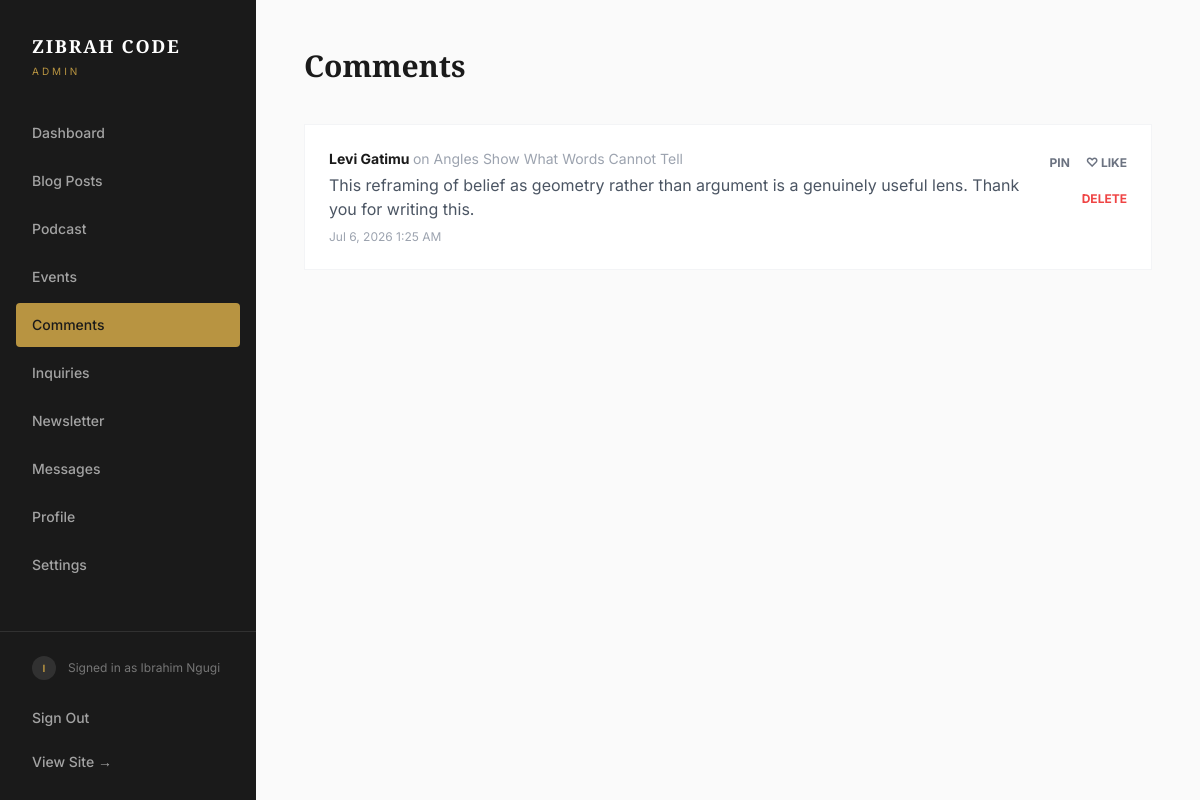
Screenshot of /admin/comments/index.php (signed in) with the database file from the repository.
### tables this page shows
CREATE TABLE `comments` (
  `id` int(10) unsigned NOT NULL AUTO_INCREMENT,
  `commentable_type` enum('post','episode') NOT NULL,
  `commentable_id` int(10) unsigned NOT NULL,
  `user_id` int(10) unsigned NOT NULL,
  `body` text NOT NULL,
  `status` enum('visible','deleted') DEFAULT 'visible',
  `created_at` datetime DEFAULT current_timestamp(),
  `is_pinned` tinyint(1) NOT NULL DEFAULT 0,
  `is_liked_by_admin` tinyint(1) NOT NULL DEFAULT 0,
  PRIMARY KEY (`id`),
  KEY `idx_commentable` (`commentable_type`,`commentable_id`,`status`),
  KEY `idx_user` (`user_id`),
  CONSTRAINT `comments_ibfk_1` FOREIGN KEY (`user_id`) REFERENCES `users` (`id`) ON DELETE CASCADE
);

CREATE TABLE `users` (
  `id` int(10) unsigned NOT NULL AUTO_INCREMENT,
  `name` varchar(100) NOT NULL,
  `email` varchar(255) NOT NULL,
  `password_hash` varchar(255) NOT NULL,
  `avatar_path` varchar(255) DEFAULT NULL,
  `newsletter_opt_in` tinyint(1) DEFAULT 1,
  `status` enum('active','suspended') DEFAULT 'active',
  `created_at` datetime DEFAULT current_timestamp(),
  `updated_at` datetime DEFAULT NULL,
  PRIMARY KEY (`id`),
  UNIQUE KEY `email` (`email`)
);

### includes/functions.php (called while the page is built, shortened)
<?php
function e(string $value): string
{
    return htmlspecialchars($value, ENT_QUOTES, 'UTF-8');
}

### includes/db.php (called while the page is built, shortened)
<?php
function getDb(): PDO
{
    static $pdo = null;
    if ($pdo !== null) {
        return $pdo;
    }
    $options = [
        PDO::ATTR_ERRMODE => PDO::ERRMODE_EXCEPTION,
        PDO::ATTR_DEFAULT_FETCH_MODE => PDO::FETCH_ASSOC,
    ];
    try {
        $pdo = new PDO('mysql:host=' . DB_HOST . ';dbname=' . DB_NAME . ';charset=utf8mb4', DB_USER, DB_PASS, $options);
    } catch (PDOException $e) {
        $server = new PDO('mysql:host=' . DB_HOST . ';charset=utf8mb4', DB_USER, DB_PASS, [PDO::ATTR_ERRMODE => PDO::ERRMODE_EXCEPTION]);
        try {
            $server->exec('CREATE DATABASE IF NOT EXISTS `' . DB_NAME . '` CHARACTER SET utf8mb4 COLLATE utf8mb4_unicode_ci');
        } catch (PDOException $createException) {
            throw new RuntimeException(
                'Could not connect to database "' . DB_NAME . '" and could not create it either ' .
                '(insufficient privileges). On shared hosting, create the database "' . DB_NAME . '" ' .
                'manually via your host\'s control panel (e.g. cPanel > MySQL Databases), then reload.',
                0,
                $createException
            );
        }
        $pdo = new PDO('mysql:host=' . DB_HOST . ';dbname=' . DB_NAME . ';charset=utf8mb4', DB_USER, DB_PASS, $options);
    }
    return $pdo;
}

### includes/auth.php (called while the page is built, shortened)
<?php
function currentAdmin(): ?array
{
    static $cache = null;
    if ($cache !== null) {
        return $cache ?: null;
    }
    $stmt = getDb()->prepare('SELECT id, username, email, display_name, avatar_path FROM admin_users WHERE id = ?');
    $stmt->execute([$_SESSION['admin_id']]);
    $admin = $stmt->fetch();
    $cache = $admin ?: false;
    return $cache ?: null;
}
function requireAdmin(): void
{
    if (!currentAdmin()) {
        redirectTo('/admin/login.php');
    }
}

### admin/includes/admin-auth-check.php (called while the page is built, shortened)
<?php
requireAdmin();

### admin/comments/index.php (the view, shortened to what this page needs)
<?php
require_once __DIR__ . '/../includes/admin-auth-check.php';
$comments = getDb()->query(
    'SELECT c.id, c.body, c.commentable_type, c.commentable_id, c.created_at, c.is_pinned, c.is_liked_by_admin, u.name AS user_name,
        COALESCE(p.title, e.title) AS content_title
     FROM comments c
     JOIN users u ON u.id = c.user_id
     LEFT JOIN posts p ON p.id = c.commentable_id AND c.commentable_type = "post"
     LEFT JOIN podcast_episodes e ON e.id = c.commentable_id AND c.commentable_type = "episode"
     WHERE c.status = "visible"
     ORDER BY c.is_pinned DESC, c.created_at DESC'
)->fetchAll();
$activeAdminNav = 'comments';
require __DIR__ . '/../includes/admin-header.php';
?>
<h1 class="font-display font-black text-3xl text-brand-black mb-10">Comments</h1>
<div class="bg-white border border-gray-100 divide-y divide-gray-100">
    <?php foreach ($comments as $comment): ?>
        <div class="p-6 flex justify-between items-start gap-6 <?php echo $comment['is_pinned'] ? 'bg-brand-gold/5' : ''; ?>">
            <div>
                <div class="flex flex-wrap items-center gap-2 mb-1">
                    <p class="text-sm font-bold text-brand-black">
                        <?php echo e($comment['user_name']); ?>
                        <span class="font-normal text-gray-400">on <?php echo e($comment['content_title'] ?: $comment['commentable_type'] . ' #' . $comment['commentable_id']); ?></span>
                    </p>
                </div>
                <p class="text-gray-600 mt-1"><?php echo e($comment['body']); ?></p>
                <p class="text-xs text-gray-400 mt-2"><?php echo date('M j, Y g:i A', strtotime($comment['created_at'])); ?></p>
            </div>
            <div class="flex flex-col items-end gap-3 flex-shrink-0">
                <div class="flex gap-4">
                    <form action="/admin/comments/toggle-pin" method="POST">
                        <button type="submit" class="text-xs font-bold uppercase text-gray-500 hover:text-brand-black"><?php echo $comment['is_pinned'] ? 'Unpin' : 'Pin'; ?></button>
                    </form>
                    <form action="/admin/comments/toggle-like" method="POST">
                        <button type="submit" class="text-xs font-bold uppercase <?php echo $comment['is_liked_by_admin'] ? 'text-red-500 hover:text-red-700' : 'text-gray-500 hover:text-brand-black'; ?>"><?php echo $comment['is_liked_by_admin'] ? '&hearts; Liked' : '&#9825; Like'; ?></button>
                    </form>
                </div>
                <form action="/admin/comments/delete" method="POST" onsubmit="return confirm('Delete this comment?');">
                    <button type="submit" class="text-xs font-bold uppercase text-red-500 hover:text-red-700">Delete</button>
                </form>
            </div>
        </div>
    <?php endforeach; ?>
</div>
<?php require __DIR__ . '/../includes/admin-footer.php'; ?>

### admin/includes/admin-header.php (shortened to what this page needs)
<?php
$activeAdminNav = $activeAdminNav ?? '';
$admin = currentAdmin();
$adminNavItems = [
    ['key' => 'dashboard', 'label' => 'Dashboard', 'href' => '/admin/index.php'],
    ['key' => 'posts', 'label' => 'Blog Posts', 'href' => '/admin/posts/index.php'],
    ['key' => 'podcast', 'label' => 'Podcast', 'href' => '/admin/podcast/index.php'],
    ['key' => 'events', 'label' => 'Events', 'href' => '/admin/events/index.php'],
    ['key' => 'comments', 'label' => 'Comments', 'href' => '/admin/comments/index.php'],
    ['key' => 'inquiries', 'label' => 'Inquiries', 'href' => '/admin/inquiries/index.php'],
    ['key' => 'newsletter', 'label' => 'Newsletter', 'href' => '/admin/newsletter/index.php'],
    ['key' => 'contact', 'label' => 'Messages', 'href' => '/admin/contact/index.php'],
    ['key' => 'profile', 'label' => 'Profile', 'href' => '/admin/profile.php'],
    ['key' => 'settings', 'label' => 'Settings', 'href' => '/admin/settings.php'],
];
?>
<!DOCTYPE html>
<html lang="en">
<head>
    <script src="https://cdn.tailwindcss.com"></script>
    <link rel="stylesheet" href="/assets/css/style.css?v=<?php echo ASSETS_VERSION; ?>">
</head>
<body class="bg-brand-gray-50 antialiased" style="background:#FAFAFA;" x-data="{ sidebarOpen: false }">
<div class="lg:flex min-h-screen">
    <aside
        class="w-64 bg-brand-black text-white flex-shrink-0 flex flex-col fixed lg:static inset-y-0 left-0 z-50 transform transition-transform duration-300 lg:translate-x-0"
        :class="sidebarOpen ? 'translate-x-0' : '-translate-x-full'">
        <div class="p-8 flex items-center justify-between">
            <div>
                <div class="font-display font-black text-lg tracking-widest uppercase">Zibrah Code</div>
                <div class="text-[10px] text-brand-gold uppercase tracking-[0.3em] mt-1">Admin</div>
            </div>
        </div>
        <nav class="flex-grow px-4 space-y-1 overflow-y-auto">
            <?php foreach ($adminNavItems as $item): ?>
                <a href="<?php echo e($item['href']); ?>"
                   class="block px-4 py-3 text-sm font-medium rounded transition-colors <?php echo $activeAdminNav === $item['key'] ? 'bg-brand-gold text-brand-black font-bold' : 'text-white/60 hover:text-white hover:bg-white/5'; ?>">
                   <?php echo e($item['label']); ?>
                </a>
            <?php endforeach; ?>
        </nav>
        <div class="p-4 border-t border-white/10">
            <div class="px-4 py-2 flex items-center gap-3 text-xs text-white/40 mb-2">
                <?php if (!empty($admin['avatar_path'])): ?>
                    <img src="/<?php echo e($admin['avatar_path']); ?>" alt="<?php echo e($admin['display_name'] ?: $admin['username']); ?>" class="w-6 h-6 rounded-full object-cover flex-shrink-0">
                <?php else: ?>
                    <span class="w-6 h-6 rounded-full bg-white/10 text-brand-gold text-[10px] font-bold flex items-center justify-center flex-shrink-0"><?php echo e(mb_strtoupper(mb_substr($admin['display_name'] ?: $admin['username'], 0, 1))); ?></span>
                <?php endif; ?>
                <span>Signed in as <?php echo e($admin['display_name'] ?: $admin['username']); ?></span>
            </div>
            <a href="/admin/logout.php" class="block px-4 py-3 text-sm font-medium text-white/60 hover:text-white hover:bg-white/5 rounded">Sign Out</a>
            <a href="/index.php" class="block px-4 py-3 text-sm font-medium text-white/60 hover:text-white hover:bg-white/5 rounded">View Site →</a>
        </div>
    </aside>
    <main class="flex-grow p-6 md:p-12 max-w-6xl overflow-x-hidden">

### assets/css/style.css (style rules this page uses)
html { overflow-x: hidden; }
body { font-family: 'Inter', sans-serif; background-color: #FFFFFF; color: #1A1A1A; }
h1, h2, h3, h4, h5, .serif { font-family: 'EB Garamond', serif; }
.font-display { font-family: 'Playfair Display', serif; }

### admin/includes/admin-header.php (style rules this page uses)
body { font-family: 'Inter', sans-serif; }

### rows the page displays
comments: user.name "Levi Gatimu", commentable_id "Angles Show What Words Cannot Tell", body "This reframing of belief as geometry rather than argument is a genuinely useful lens. Thank you for writing this.", created_at "Jul 6, 2026 1:25 AM", is_pinned "PIN", is_liked_by_admin "♡ LIKE"

### other values shown
$item['label'] "Dashboard"
$item['label'] "Blog Posts"
$item['label'] "Podcast"
$item['label'] "Events"
$item['label'] "Comments"
$item['label'] "Inquiries"
$item['label'] "Newsletter"
$item['label'] "Messages"
$item['label'] "Profile"
$item['label'] "Settings"
$admin['display_name'] ?: $admin['username'] "Ibrahim Ngugi"
